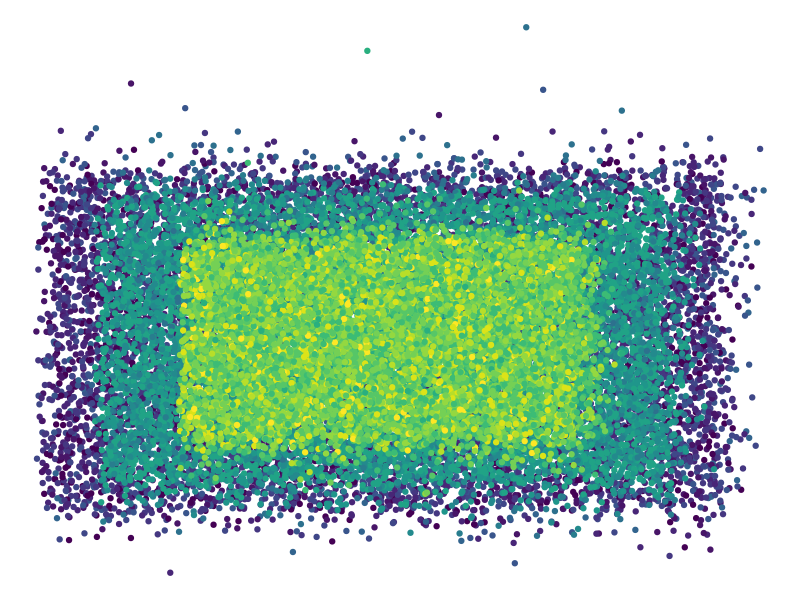

Here is the R script that generated this plot:
## ---- chunk 1
remind_me <- function(){
  groceries <- c("rice", "chocolate", "cheese", "tomatoes", "strawberries", "bananas", "potatoes")
  return(as.list(groceries))
}
remind_me()
## ---- chunk 2
cheat <- function(exercise){
  if(exercise == 1){
    print("exam_grades <- rnorm(65,7.5,1)")
    print("hist(exam_grades)")
  } else if (exercise == 16){
    print("matrix(1:9, nrow = 3, byrow = TRUE)*c(1:3)")
  } else if (exercise == 17){
    print("#control + shift + A")
  } else {
    print("Sorry, you can't get the solution for this exercise!")
  }
}
cheat(1)
## ---- chunk 3
make_art <- function(random_seed = 12671142){
  library("ggplot2")
  set.seed(random_seed)
  random_sample <- diamonds[sample(nrow(diamonds), 10000), ]
  ggplot(data = random_sample, mapping = aes(x = carat, y = depth)) +
    geom_jitter(width = 12, height = 14, mapping = aes(colour = color)) +
    geom_jitter(width = 10, height = 12, mapping = aes(colour = cut)) +
    geom_jitter(width = 7, height = 8, mapping = aes(colour = clarity)) +
    theme_void() +
    theme(legend.position = "none")
}
make_art(2816)
